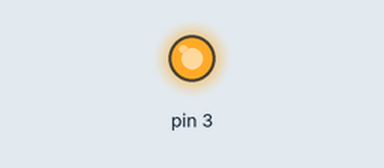
This sketch was run on a simulated Arduino Uno, built with avr-gcc and run on an emulated ATmega328P. Shown: output pins drawn as LEDs (lit = HIGH).

Above: at 0.1 s.
Timing chart, 0 to 1.6 s (numbered marks = the images above):
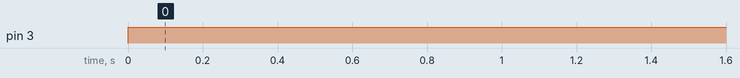

Measured:
- by itself, pin 3: LOW → HIGH at 0.00 s

The sketch:

LED_turn_on.ino
```cpp
#define LED 3
void setup() {
  // put your setup code here, to run once:
  pinMode(3, OUTPUT);
}

void loop() {
  // put your setup code here, to run once:
  pinMode(3, OUTPUT);
  digitalWrite(3, HIGH); // turn LED on (output 5V)
}
```
